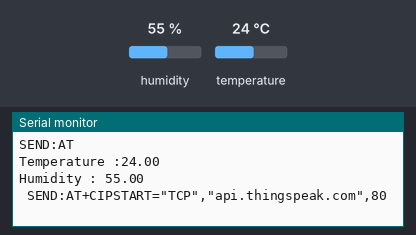
A sketch run on a simulated Arduino Uno, built with avr-gcc and run on an emulated ATmega328P. Parts: the last lines printed to the serial monitor. Inputs (shaded band) come from the test bench; at power-on: humidity 55 %, temperature 24 °C. The modem accepts every AT command (registered, SIM ready, sends succeed) and sends nothing else.

Above: at 7.2 s.
7.3 s: humidity set to 22 %
At 11.2 s:
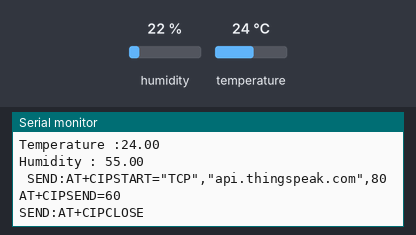
11.5 s: temperature set to 12 °C
13.0 s: humidity set to 40 %
At 18.0 s:
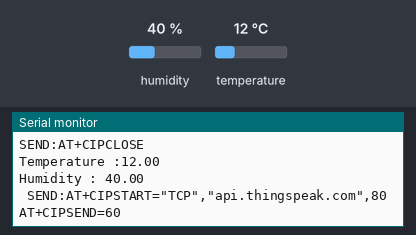

Measured:
- after the input at 13.0 s, the serial monitor: prints a new line after 1.1 s (image 2)

The sketch:

iot_using_arduino.ino
```cpp
#include <SoftwareSerial.h>  // include the software serial library
#include<dht.h> // include the dht library
dht DHT; // initiate the DHT obeject
int a; // a variable to store the raw sensor value
String temp; // Variable to store the temperature
String humid; // Variable to store the humidity

SoftwareSerial esp(0,1); // set the software serial pins to 0,1
#define SSID "prashant" // Replace the x with your wifi network name
#define PASS "whitemoon" // Replace x with the network password


/*
 Function to send AT commands to ESP8266
*/
void sendAT(String cmd)
{
  Serial.print("SEND:");
  esp.println(cmd);
  Serial.println(cmd);
}

/*
 Function to connect to the Wifi network
 */
boolean connectwifi()
{
  Serial.println("AT+CWMODE=1"); // Set the esp8266 to station mode
  delay(2000);
  Serial.println("AT+CWLAP"); // AT command to look for available networks
  String cmd="AT+CWJAP=\""SSID"\",\""PASS"\""; // AT command to connect wit the wifi network

  sendAT(cmd); // call the function to send the AT command to ESP8266
  delay(5000); // Set delay to connect to the network

  if (Serial.find("Error"))
    {
      Serial.println("Received : Error coundn't connect to network");
      return false;
    }
  else
    {
      Serial.print("Wifi connected \n");
    }

  cmd="AT+CIPMUX=0";// Set the connection mode to single connection
  sendAT(cmd); // Send the ABove AT command to ESP8266
  if(Serial.find("Error"))
    {
      esp.print("Received Error");
      return false;
    }
}
/*
 Function to initialize arduino and esp communication
 */
void setup() {
  // put your setup code here, to run once:
  Serial.begin(9600);// begin the serial communication with baud of 115200
  esp.begin(9600); // begin the software serial communication with baud rate of 115200
  sendAT("AT"); // send AT to ESP8266 using the sendAT function
  delay(5000); // wait for esp to respond
  if (Serial.find("OK"))
    {
      Serial.print("Received: OK \n ESP ready to send data \n");
      connectwifi(); //call the connect wifi function to connect to network
    }
}

/*
 * Function to read data from DHT11 sensor
 */
void loop() {
  // put your main code here, to run repeatedly:
  a=DHT.read11(5); // read the sensor data and store it in variable a
  temp=DHT.temperature; // store the temperature values in temp variable
  humid=DHT.humidity;// store the humidity values in humid variable
  Serial.print("Temperature :"); // print the temperature on serial monitor
  Serial.println(temp); // Print the temperature value
  Serial.print("Humidity : ");//Print Humidity on serial monitor
  Serial.print(humid); // Print the humidity value on serial monitor
  Serial.print(" \n ");
  updateTS(temp,humid); // call the function to update Thingspeak channel
  delay(3000);
}

/*
 * function to update thingspeak
 */
void updateTS(String T,String H){
  String cmd="AT+CIPSTART=\"TCP\",\"api.thingspeak.com\",80"; //AT command to Start TCP connection with thingspeak
  sendAT(cmd); // Call the send AT command to send the above command to ESP8266
  delay(2000);
  if (Serial.find("Error"))
  {
    Serial.print("Received : Error \n EXIT1");
    return;
  }
  cmd="GET /update?key=P8LN0752YZMQBMOD&field1="+T+"&field2="+H+"\r\n"; // update the temprature and humidity values on thingspeak url,replace xxxxxxx with your write api key
  Serial.print("AT+CIPSEND="); //AT command to send the data through the TCP connection opened
  Serial.println(cmd.length());// find the length of the url
  if(Serial.find(">")) // check if the url length is greater than 2024 bytes
    {
    esp.print(">");
    esp.print(cmd);
    Serial.println(cmd);
    }
  else
    {
    sendAT("AT+CIPCLOSE"); // Close the TCP connection
    }
  if (Serial.find("Error"))
    {
    Serial.print("Received: Error /n EXIT2");
    }
    Serial.println();
}
```
